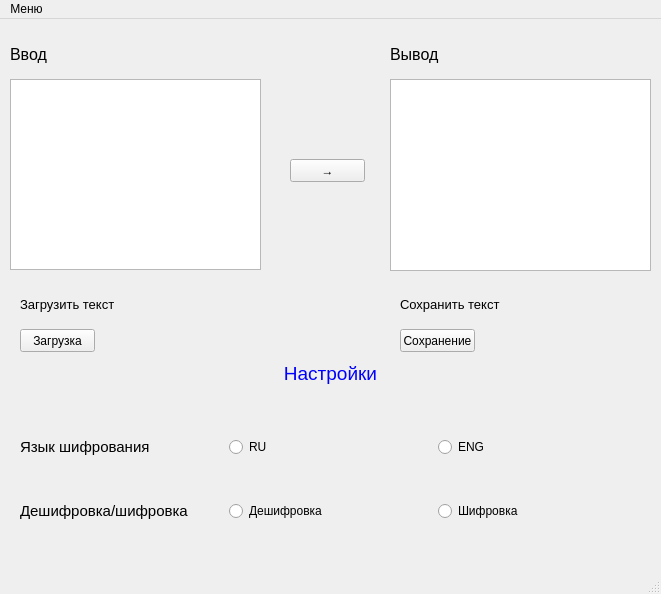
<?xml version="1.0" encoding="UTF-8"?>
<ui version="4.0">
 <class>MainWindow</class>
 <widget class="QMainWindow" name="MainWindow">
  <property name="geometry">
   <rect>
    <x>0</x>
    <y>0</y>
    <width>661</width>
    <height>594</height>
   </rect>
  </property>
  <property name="windowTitle">
   <string>Amgine Morse</string>
  </property>
  <widget class="QWidget" name="centralwidget">
   <widget class="QPushButton" name="code_btn">
    <property name="geometry">
     <rect>
      <x>290</x>
      <y>140</y>
      <width>75</width>
      <height>23</height>
     </rect>
    </property>
    <property name="text">
     <string>→</string>
    </property>
   </widget>
   <widget class="QTextBrowser" name="textwid_2">
    <property name="geometry">
     <rect>
      <x>390</x>
      <y>60</y>
      <width>261</width>
      <height>192</height>
     </rect>
    </property>
   </widget>
   <widget class="QLabel" name="label">
    <property name="geometry">
     <rect>
      <x>10</x>
      <y>20</y>
      <width>251</width>
      <height>31</height>
     </rect>
    </property>
    <property name="text">
     <string>&lt;html&gt;&lt;head/&gt;&lt;body&gt;&lt;p&gt;&lt;span style=&quot; font-size:12pt;&quot;&gt;Ввод&lt;/span&gt;&lt;/p&gt;&lt;/body&gt;&lt;/html&gt;</string>
    </property>
   </widget>
   <widget class="QLabel" name="label_2">
    <property name="geometry">
     <rect>
      <x>390</x>
      <y>20</y>
      <width>241</width>
      <height>31</height>
     </rect>
    </property>
    <property name="text">
     <string>&lt;html&gt;&lt;head/&gt;&lt;body&gt;&lt;p&gt;&lt;span style=&quot; font-size:12pt;&quot;&gt;Вывод&lt;/span&gt;&lt;/p&gt;&lt;/body&gt;&lt;/html&gt;</string>
    </property>
   </widget>
   <widget class="QPushButton" name="load_btn">
    <property name="geometry">
     <rect>
      <x>20</x>
      <y>310</y>
      <width>75</width>
      <height>23</height>
     </rect>
    </property>
    <property name="text">
     <string>Загрузка</string>
    </property>
   </widget>
   <widget class="QLabel" name="label_3">
    <property name="geometry">
     <rect>
      <x>20</x>
      <y>270</y>
      <width>231</width>
      <height>31</height>
     </rect>
    </property>
    <property name="text">
     <string>&lt;html&gt;&lt;head/&gt;&lt;body&gt;&lt;p&gt;&lt;span style=&quot; font-size:10pt;&quot;&gt;Загрузить текст&lt;/span&gt;&lt;/p&gt;&lt;/body&gt;&lt;/html&gt;</string>
    </property>
   </widget>
   <widget class="QLabel" name="label_4">
    <property name="geometry">
     <rect>
      <x>400</x>
      <y>270</y>
      <width>161</width>
      <height>31</height>
     </rect>
    </property>
    <property name="text">
     <string>&lt;html&gt;&lt;head/&gt;&lt;body&gt;&lt;p&gt;&lt;span style=&quot; font-size:10pt;&quot;&gt;Сохранить текст&lt;/span&gt;&lt;/p&gt;&lt;/body&gt;&lt;/html&gt;</string>
    </property>
   </widget>
   <widget class="QPushButton" name="save_btn">
    <property name="geometry">
     <rect>
      <x>400</x>
      <y>310</y>
      <width>75</width>
      <height>23</height>
     </rect>
    </property>
    <property name="text">
     <string>Сохранение</string>
    </property>
   </widget>
   <widget class="QWidget" name="gridLayoutWidget">
    <property name="geometry">
     <rect>
      <x>20</x>
      <y>380</y>
      <width>621</width>
      <height>161</height>
     </rect>
    </property>
    <layout class="QGridLayout" name="gridLayout">
     <item row="0" column="2">
      <widget class="QRadioButton" name="rb_lang_eng">
       <property name="text">
        <string>ENG</string>
       </property>
       <attribute name="buttonGroup">
        <string notr="true">btn_group_lang</string>
       </attribute>
      </widget>
     </item>
     <item row="1" column="0">
      <widget class="QLabel" name="label_5">
       <property name="text">
        <string>&lt;html&gt;&lt;head/&gt;&lt;body&gt;&lt;p&gt;&lt;span style=&quot; font-size:11pt;&quot;&gt;Дешифровка/шифровка&lt;/span&gt;&lt;/p&gt;&lt;/body&gt;&lt;/html&gt;</string>
       </property>
      </widget>
     </item>
     <item row="0" column="1">
      <widget class="QRadioButton" name="rb_lang_ru">
       <property name="text">
        <string>RU</string>
       </property>
       <attribute name="buttonGroup">
        <string notr="true">btn_group_lang</string>
       </attribute>
      </widget>
     </item>
     <item row="1" column="1">
      <widget class="QRadioButton" name="rb_crypt_decode">
       <property name="text">
        <string>Дешифровка</string>
       </property>
       <attribute name="buttonGroup">
        <string notr="true">btn_group_crypt</string>
       </attribute>
      </widget>
     </item>
     <item row="1" column="2">
      <widget class="QRadioButton" name="rb_crypt_code">
       <property name="text">
        <string>Шифровка</string>
       </property>
       <attribute name="buttonGroup">
        <string notr="true">btn_group_crypt</string>
       </attribute>
      </widget>
     </item>
     <item row="0" column="0">
      <widget class="QLabel" name="label_7">
       <property name="text">
        <string>&lt;html&gt;&lt;head/&gt;&lt;body&gt;&lt;p&gt;&lt;span style=&quot; font-size:11pt;&quot;&gt;Язык шифрования&lt;/span&gt;&lt;/p&gt;&lt;/body&gt;&lt;/html&gt;</string>
       </property>
      </widget>
     </item>
    </layout>
   </widget>
   <widget class="QLabel" name="label_8">
    <property name="geometry">
     <rect>
      <x>270</x>
      <y>339</y>
      <width>121</width>
      <height>31</height>
     </rect>
    </property>
    <property name="text">
     <string>&lt;html&gt;&lt;head/&gt;&lt;body&gt;&lt;p align=&quot;center&quot;&gt;&lt;span style=&quot; font-size:14pt; color:#0000ff;&quot;&gt;Настройки&lt;/span&gt;&lt;/p&gt;&lt;/body&gt;&lt;/html&gt;</string>
    </property>
   </widget>
   <widget class="QTextEdit" name="textwid_1">
    <property name="geometry">
     <rect>
      <x>10</x>
      <y>60</y>
      <width>251</width>
      <height>191</height>
     </rect>
    </property>
   </widget>
  </widget>
  <widget class="QMenuBar" name="menubar">
   <property name="geometry">
    <rect>
     <x>0</x>
     <y>0</y>
     <width>661</width>
     <height>21</height>
    </rect>
   </property>
   <widget class="QMenu" name="menu">
    <property name="title">
     <string>Меню</string>
    </property>
    <addaction name="info"/>
    <addaction name="help"/>
    <addaction name="history"/>
   </widget>
   <addaction name="menu"/>
  </widget>
  <widget class="QStatusBar" name="statusbar"/>
  <action name="info">
   <property name="text">
    <string>Инфо</string>
   </property>
  </action>
  <action name="help">
   <property name="text">
    <string>Помощь</string>
   </property>
  </action>
  <action name="history">
   <property name="text">
    <string>История поиска</string>
   </property>
  </action>
 </widget>
 <resources/>
 <connections/>
 <buttongroups>
  <buttongroup name="btn_group_crypt"/>
  <buttongroup name="btn_group_lang"/>
 </buttongroups>
</ui>
